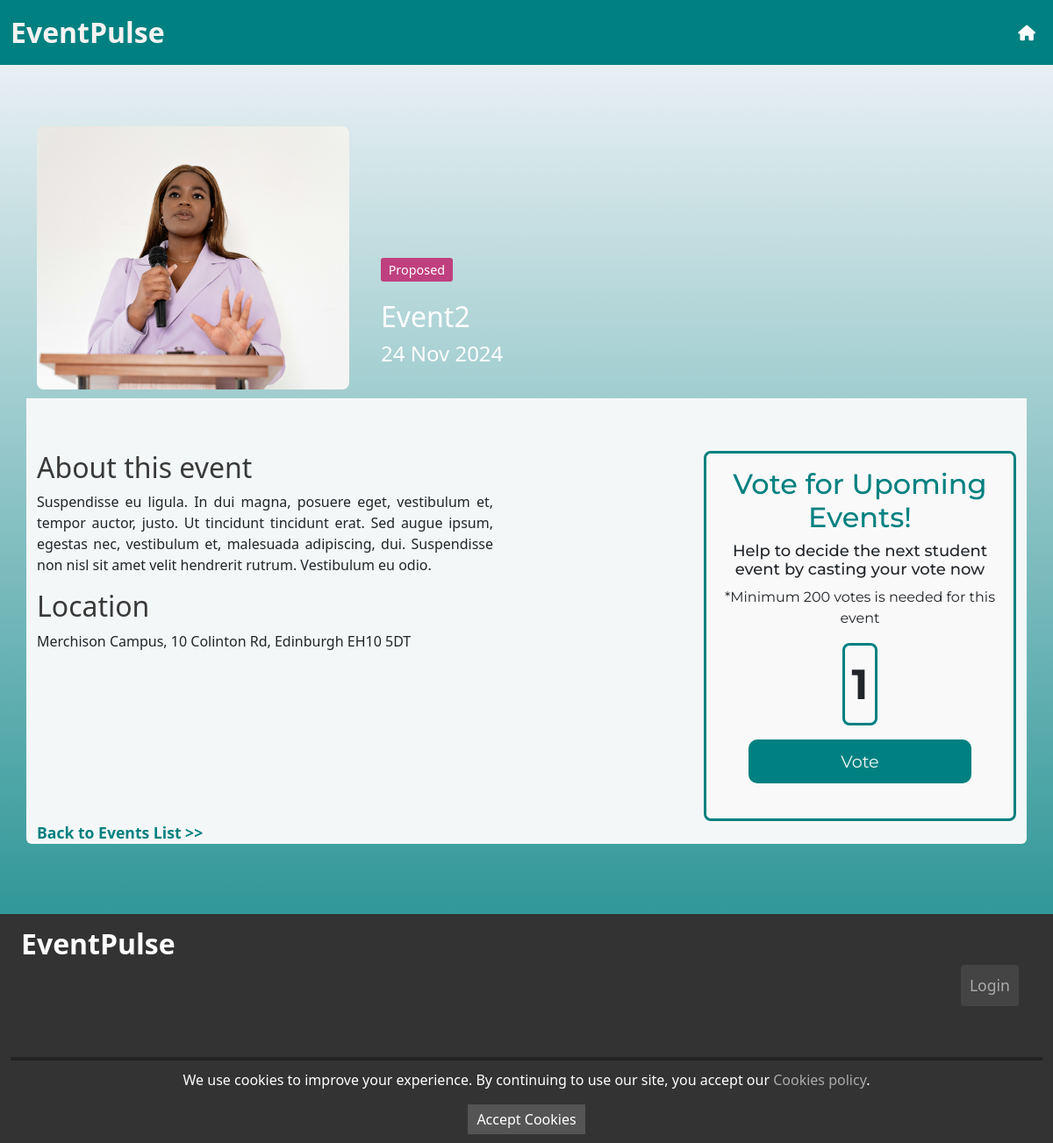
The app's page /admin/events/5, older data.
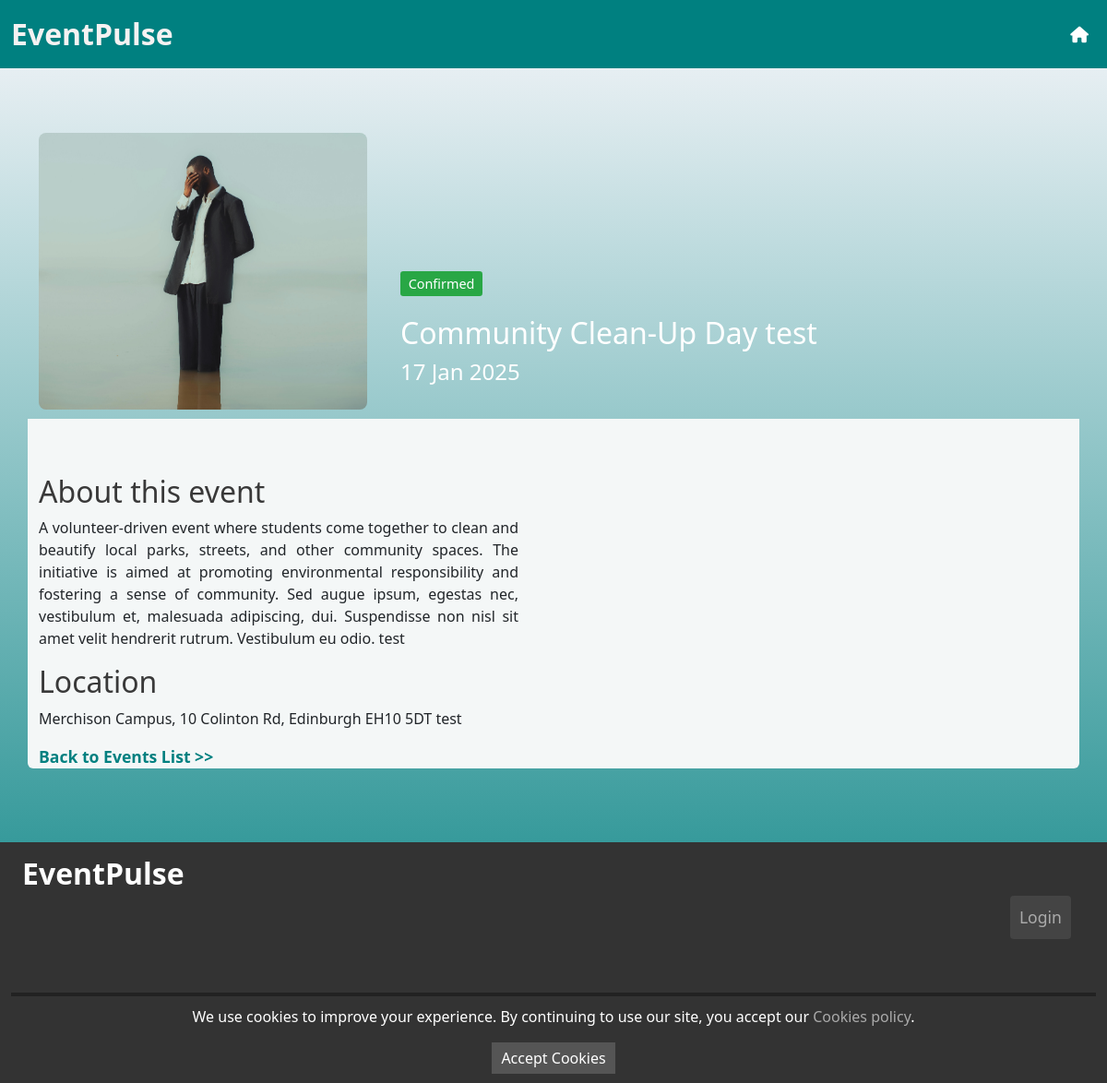
The same page, newer data.
### app.py (models this page shows)
class Event(db.Model):
    eventId = db.Column(db.Integer, primary_key=True)
    eventName = db.Column(db.String(100), nullable=False)
    description = db.Column(db.Text)
    date = db.Column(db.Date, nullable=False)
    location = db.Column(db.String(100), nullable=False)
    tag = db.Column(db.Enum(EventStatus), nullable=False)
    image_url = db.Column(db.String(255), nullable=True)
    votes = db.Column(db.Integer, default=0)

### app.py (the view)
@app.route('/admin/events/<int:event_id>', methods=['GET', 'POST'])
def admin_event_detail(event_id):
    Events = select(Event).filter(Event.eventId == event_id)
    event = db.session.execute(Events).scalar_one_or_none()
    if event is None:
        return redirect(url_for('admin_index'))  # or handle 404
    if request.method == 'POST':
        event.votes += 1
        if event.votes >= 200 and event.tag != EventStatus.Confirmed:
            event.tag = EventStatus.Confirmed  # Update the tag to 'Confirmed'
        db.session.commit()
        return redirect(url_for('vote_confirmation', event_id=event_id))
    return render_template('event.html', event=event)

### app.py (called while the page is built)
@app.before_request
def update_event_tags():
    db.create_all()
    today = date.today()
    events_to_update = Event.query.filter(
        Event.date < today,
        Event.tag.in_([EventStatus.Proposed, EventStatus.Confirmed])
    ).all()
    for event in events_to_update:
        event.tag = EventStatus.Past  # Change the tag to 'Past'
    db.session.commit()

### templates/event.html
{% extends 'base.html' %}
{% block content %}
<div class="container topbox rounded-top">
    <div class="row">
        <div class="col-12 col-md-4 col-lg-4">
            {% if event.image_url %}
            <img src="{{ url_for('static', filename=event.image_url) }}" alt="Event Image" id="eventImageLarge">
            {% endif %}
        </div>
        <div class="col-12 col-md-8 col-lg-8 d-flex flex-column" id="textContainer">
            <div class="container title-box">
                <p class="card-text">
                    <span class="tag-pill
                        {% if event.tag.value == 'Confirmed' %}tag-pill-tag1
                        {% elif event.tag.value == 'Proposed' %}tag-pill-tag2
                        {% else %}tag-pill-tag3
                        {% endif %}">
                        {{ event.tag.value }}
                    </span>
                </p>
                <p class="card-text" id="eventName">{{ event.eventName }}</p>
                <p class="card-text" id="eventDate">{{ event.date.strftime('%d %b %Y')}}</p>
            </div>
        </div>
    </div>
</div>
<div class="container bottombox rounded-bottom">
    <div class="row">
        <div class="col-12 col-md-6 col-lg-8" id="infobox">
            <h2 id="eventInfo">About this event</h2>
            <p id="description">{{ event.description }}</p>
            <h2 id="eventInfo">Location</h2>
            <p>{{ event.location }}</p>
        </div>
        {% if event.tag.value != "Past" and event.tag.value != "Confirmed" %}
        <div class="col-12 col-md-6 col-lg-4">
            <div class="container" id="voteBox">
                <h2>Vote for Upoming Events!</h2>
                <h3>Help to decide the next student event by casting your vote now</h3>
                <p>*Minimum 200 votes is needed for this event </p>
                <p class="border d-inline-block " id="voteCount"> {{ event.votes }} </p>
                <form action="{{ url_for('admin_event_detail', event_id=event.eventId) }}" method="post">
                    <button class="btn-primary" type="submit">Vote</button><br><br>
                </form>
            </div>
        </div>
        {% endif %}
    </div>
    <a href="{{ url_for('index') }}"><strong>Back to Events List >></strong></a>
</div><br><br>
{% endblock %}

### templates/base.html (shortened to what this page needs)
<!doctype html>
<html lang="en">
<head>
  <link rel="stylesheet" href="{{ url_for('static', filename='css/style.css') }}">
  <link href="https://cdn.jsdelivr.net/npm/bootstrap@5.3.3/dist/css/bootstrap.min.css" rel="stylesheet"
>
</head>
<body>
  <nav class="navbar navbar-expand-lg navbar-light ">
    <div class="container-fluid">
      <a class="navbar-brand" id="brand1" href="{{ url_for('index') }}">EventPulse</a>
      <div class="collapse navbar-collapse" id="navbarNav">
        <ul class="navbar-nav ms-auto">
          {% if current_user.is_authenticated %}
          <li class="nav-item">
            {% if request.path == url_for('admin_index') %}
            <a class="nav-link" href="{{ url_for('index') }}">
              <i class="fa-solid fa-house fa-lg" style="color: #ffffff;"></i>
            </a>
          </li>
          {% endif %}
          {% if request.path != url_for('admin_index') %}
          <li class="nav-item">
            <a class="nav-link" href="{{ url_for('admin_index') }}">
              <i class="fa-solid fa-gear fa-lg" style="color: #ffffff;"></i>
            </a>
          </li>
          {% endif %}
          <li class="nav-item">
            <a class="nav-link" href="{{ url_for('logout') }}">
              <i class="fas fa-sign-out-alt fa-lg" style="color: #ffffff;"></i>
            </a>
          </li>
          {% else %}
          <li class="nav-item">
            <a class="nav-link" href="{{ url_for('index') }}">
              <i class="fa-solid fa-house" style="color: #ffffff;"></i>
            </a>
          </li>
          {% endif %}
        </ul>
      </div>
    </div>
  </nav>
  {% block content %}
  {% endblock %}
  <footer>
    <div class="container-fluid justify-content-between">
      <div class="row">
        <div class="col-lg-8 col-xs-12">
          <span class="footer-text">
            {% block page_name %}EventPulse{% endblock %}
          </span><br><br>
        </div>
        <div class="col-lg-4 col-xs-12 d-flex justify-content-end ">
          <div class="container-fluid d-flex justify-content-end py-5">
            {% if current_user.is_authenticated %}
            <a href="{{ url_for('logout') }}" class="footer-button">Logout</a>
            {% else %}
            <a href="{{ url_for('login') }}" class="footer-button">Login</a>
            {% endif %}
          </div>
        </div>
      </div>
      <div class="footer-bottom">
        <div class="container">
          <div class="row justify-content-center text-white">
            <div class="col-auto">
              <a href="https://www.termsfeed.com/live/f3ef7bae-0065-45b0-a134-18945e9e9598"
                class="footer-link-bottom" target="_blank">Privacy Policy</a>
            </div>
            <div class="col-auto">
              <a href="https://www.termsfeed.com/live/984b313c-70ca-4795-993a-67aada35decd"
                class="footer-link-bottom" target="_blank">Cookies</a>
            </div>
          </div>
          <div class="row text-center text-white pt-2">
            <div class="col-12">
              <div class="footer-bottom__copyright">
                <a class="copyright">&COPY; Copyright 2024 EventPulse</a>
              </div>
            </div>
          </div>
        </div>
      </div>
    </div>
  </footer>
  <div id="cookies"
    style="display: none; position: fixed; bottom: 0; width: 100%; background-color: #333; color: white; padding: 10px; text-align: center;">
    <p>We use cookies to improve your experience. By continuing to use our site, you accept our <a
        href="https://www.termsfeed.com/live/984b313c-70ca-4795-993a-67aada35decd" class="footer-link-bottom">Cookies
        policy</a>.</p>
    <button id="cookies-btn"
      style="padding: 5px 10px; background-color: #555; color: #fff; border: none; cursor: pointer;">
      Accept Cookies
    </button>
  </div>
</body>
</html>

### static/css/style.css (style rules this page uses)
body { background: rgb(246, 246, 250); background: linear-gradient(180deg, rgba(246, 246, 250, 1) 0%, rgba(0, 128, 128, 1) 100%); color: #f9f9f9; margin: 0; padding: 0; font-family: 'Open Sans', sans-serif; width: 100%; height: 100%; }
.navbar-light { background-color: #008080 !important; }
#brand1 { color: #f6f2f2 !important; font-weight: bold !important; font-size: 2.0rem !important; }
.tag-pill { display: inline-block; padding: 0.2em 0.6em; font-size: 0.9em; color: #fff; background-color: #6c757d; border-radius: 0.2rem; }
.topbox { margin-top: 5%; background-color: none; color: #fff; }
.bottombox { background-color: #f4f7f7; padding-top: 5%; }
#eventImageLarge { width: 100%; height: 300px; border-radius: 8px; margin-top: 10px; margin-bottom: 10px; margin-left: 0px; object-fit: cover; object-position: center; }
.title-box { margin-top: 10rem; }
.title-box p+p { margin-top: 0 !important; margin-bottom: 0 !important; }
.d-flex.flex-column { display: flex; flex-direction: column; height: 100%; }
h2 { color: #008080 !important; font-size: 24px; }
#eventInfo { color: rgb(57, 57, 57) !important; }
.tag-pill { padding: 0.2rem 0.5rem; background-color: #d63384; color: white; border-radius: 50px; display: inline-block; }
#eventName { font-size: 32px !important; }
#eventDate { font-size: 24px; }
a { text-decoration: none !important; color: #008080 !important; font-size: 1.1rem !important; }
#description { text-align: justify; }
#infobox { padding-right: 20%; }
.tag-pill { display: inline-block; padding: 0.2em 0.6em; font-size: 0.9em; color: #fff; border-radius: 0.2rem; }
.tag-pill-tag1 { background-color: #28a745 }
footer { background-color: #333; color: #fff; margin-top: 32px; font-size: 0.9em; }
footer .row { margin: 0; padding: 10px 0; }
footer .footer-text { font-size: 2rem; font-weight: bold; color: #fff !important; }
.footer-button { color: #aaa !important; background-color: #444; border: none; padding: 10px; font-size: 0.9em; border-radius: 4px; text-decoration: none; display: inline-block; transition: background-color 0.3s ease, color 0.3s ease; }
.container-fluid.d-flex.justify-content-end { padding-right: 15px; }
.footer-link-bottom { color: #aaa !important; font-size: 1rem !important; }
.footer-bottom { background-color: #222; color: #aaa; padding: 5px 5px; font-size: 0.8em; text-align: center; }

Row changes from the older to the newer data that the page shows:
changed Event: image_url: a different picture; tag "Proposed" → "Confirmed" (drawn); tag.value "Proposed" → "Confirmed"; eventName "Event2" → "Community Clean-Up Day test"; date "24 Nov 2024" → "17 Jan 2025"; description "Suspendisse eu ligula. In dui magna, posuere eget, vestibulum et, tempor auctor, justo. Ut tincidunt tincidunt erat. Sed augue ipsum, egestas nec, vestibulum et, malesuada adipiscing, dui. Suspendisse non nisl sit amet velit hendrerit rutrum. Vestibulum eu odio." → "A volunteer-driven event where students come together to clean and beautify local parks, streets, and other community spaces. The initiative is aimed at promoting environmental responsibility and fostering a sense of community. Sed augue ipsum, egestas nec, vestibulum et, malesuada adipiscing, dui. Suspendisse non nisl sit amet velit hendrerit rutrum. Vestibulum eu odio. test"; location "Merchison Campus, 10 Colinton Rd, Edinburgh EH10 5DT" → "Merchison Campus, 10 Colinton Rd, Edinburgh EH10 5DT test"; votes "1" → (not shown)
Text that changed along with them:
text no longer shown: "Vote for Upoming Events! Help to decide the next student event by casting your vote now *Minimum 200 votes is needed for this event Vote"
